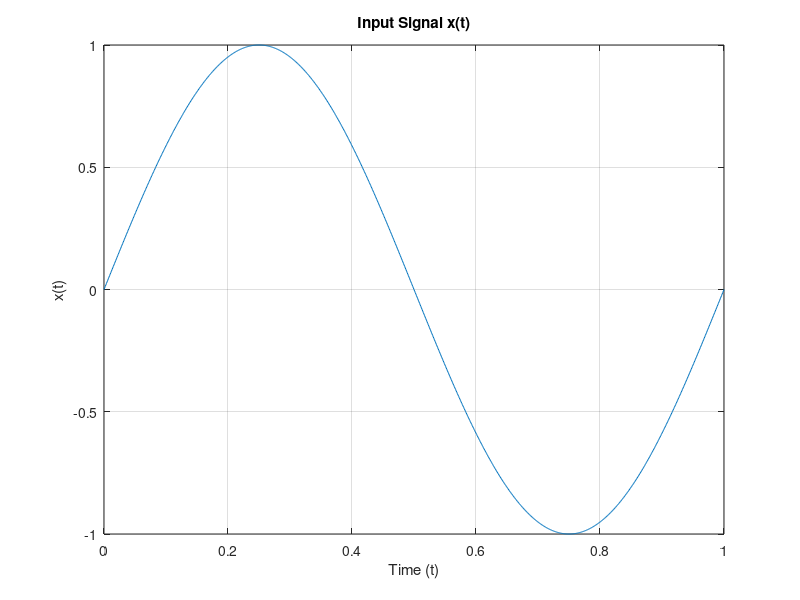

Recreate this plot in MATLAB.

load('p2.mat');
t = 0:0.001:1;

figure;
plot(t, x);
title('Input Signal x(t)');
xlabel('Time (t)');
ylabel('x(t)');
grid on;
